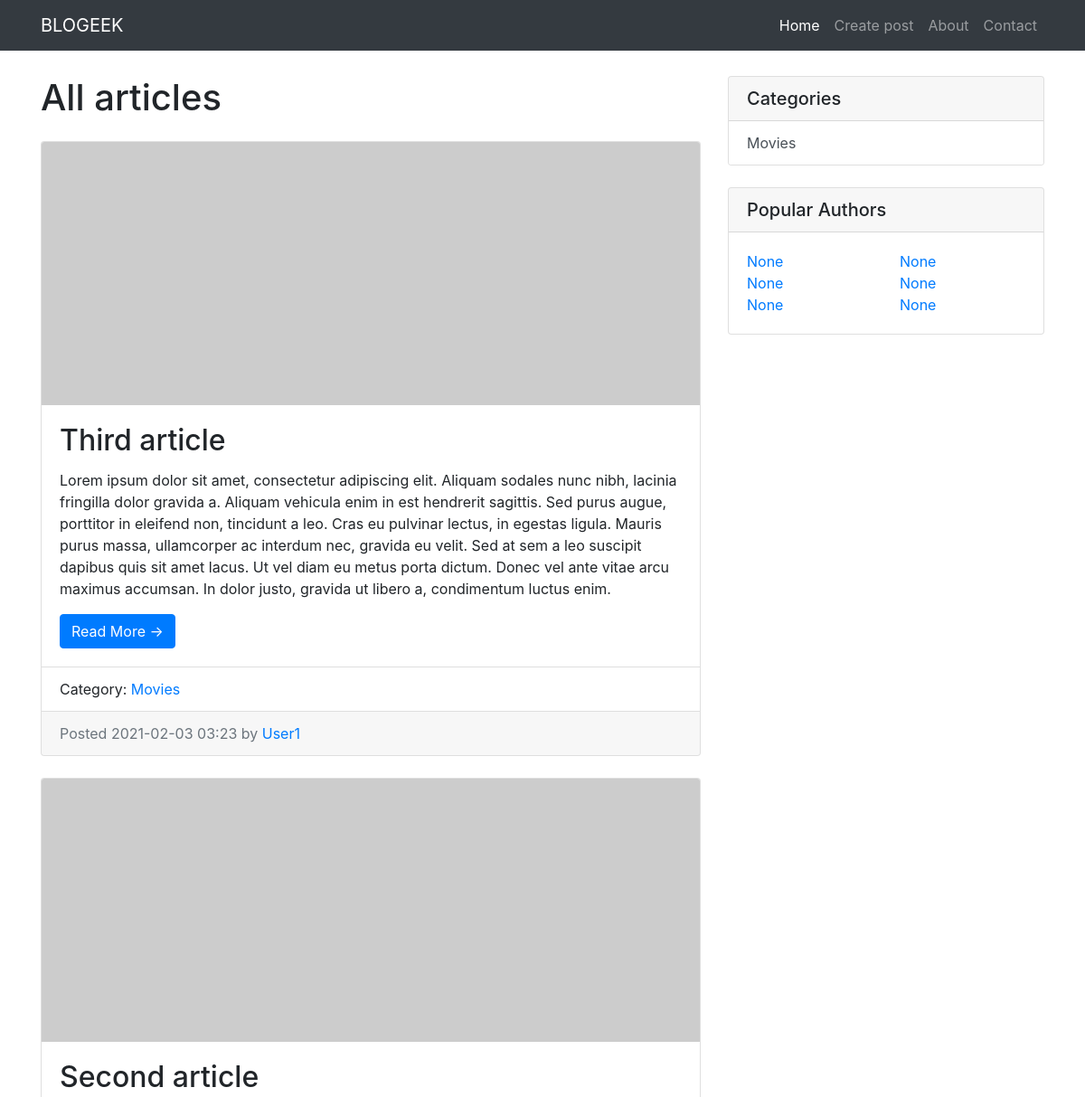
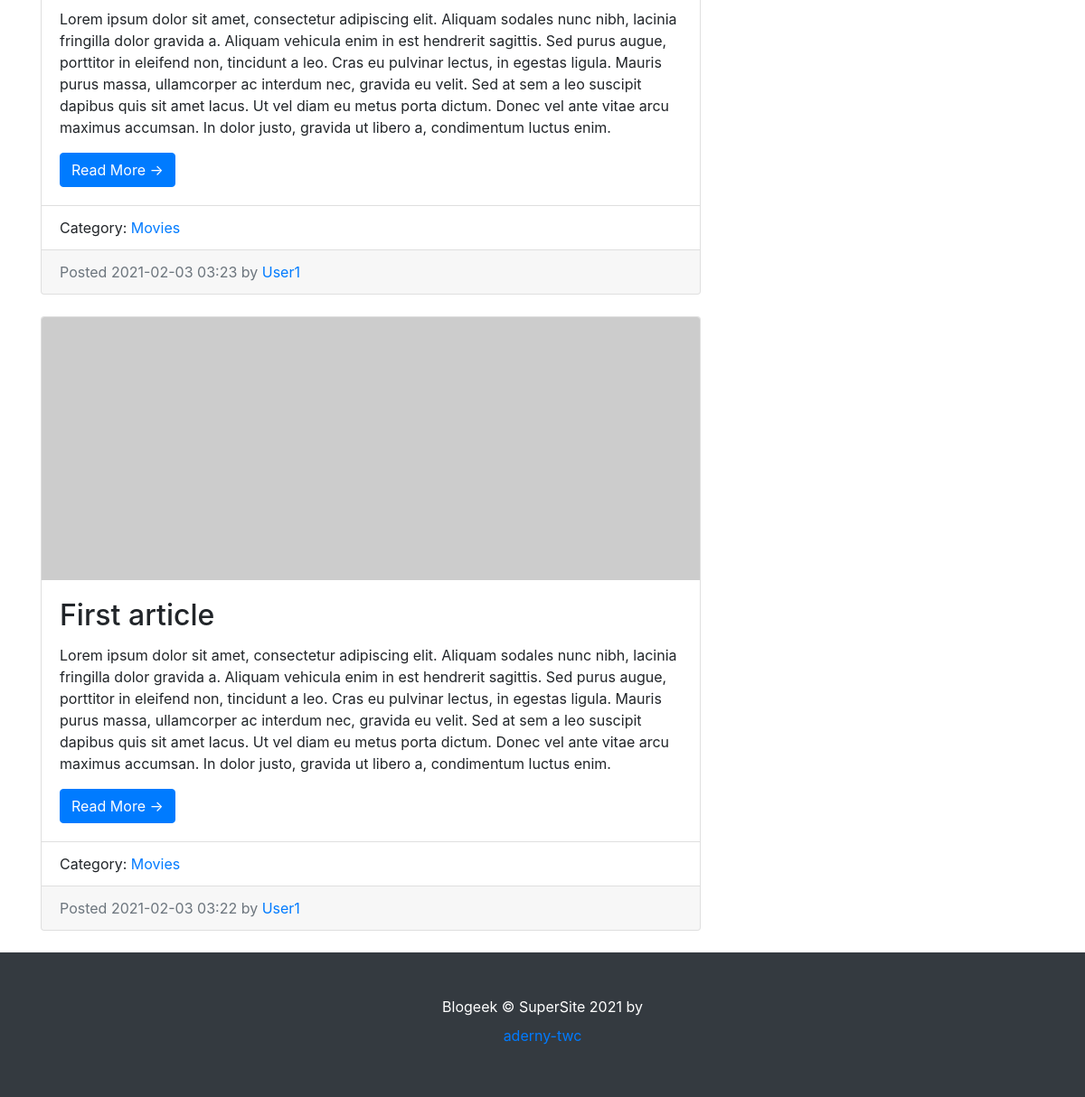
/, run on an earlier commit of the app's database (2 pictures, top to bottom).
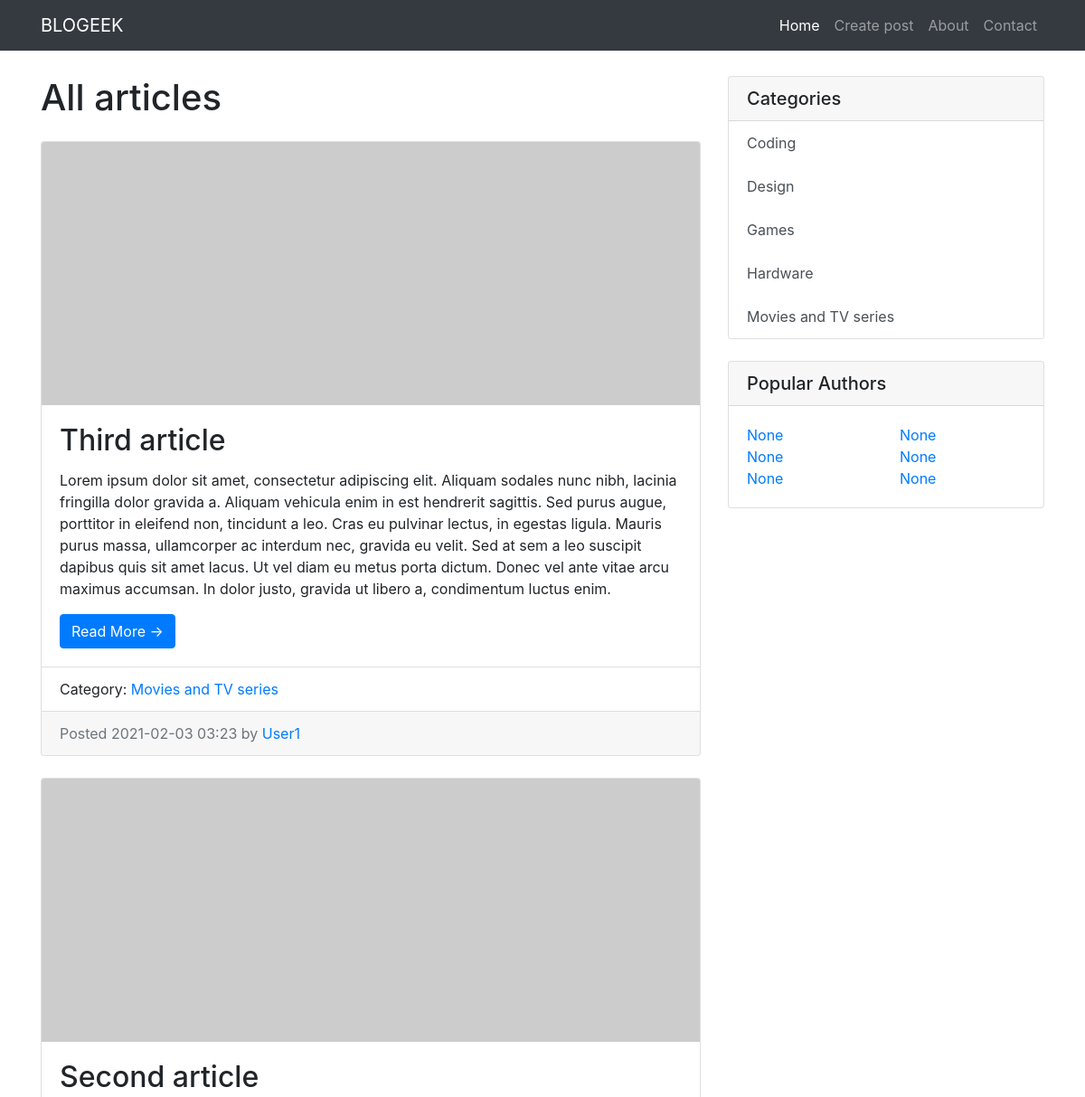
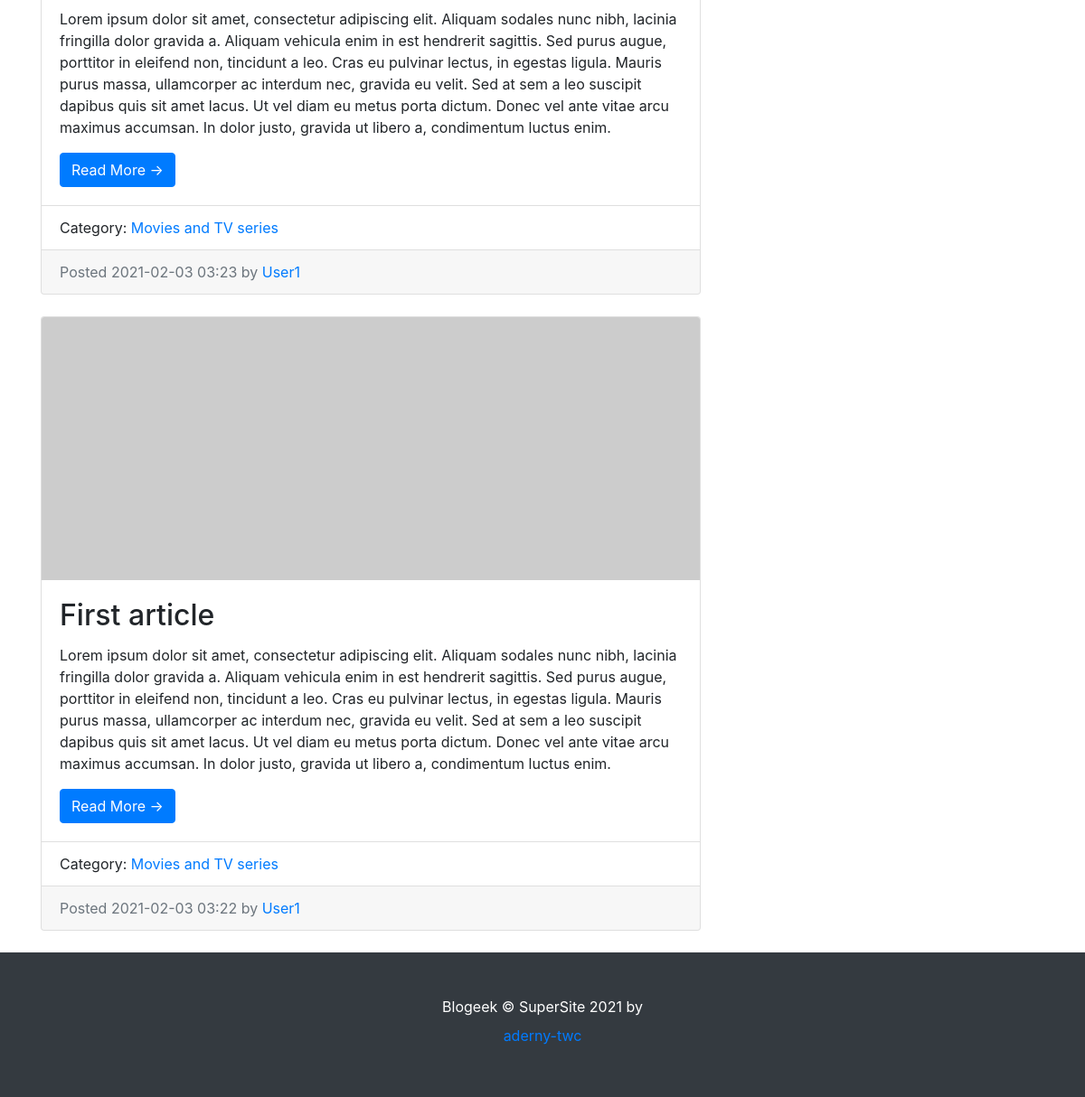
And on a later commit of the database (2 pictures, top to bottom).
### blogeek/models.py (models this page shows, shortened)
class BlogPosts(models.Model):
    title = models.CharField(max_length=150, verbose_name='Название')
    description = models.CharField(max_length=600, verbose_name='Описание')
    content = models.TextField(blank=True, verbose_name='Контент')
    created_at = models.DateTimeField(auto_now_add=True, verbose_name='Дата публикации')
    updated_at = models.DateTimeField(auto_now=True, verbose_name='Обновлено')
    photo = models.ImageField(upload_to='photos/%Y/%m/%d/', verbose_name='Фото', blank=True)
    is_published = models.BooleanField(default=True, verbose_name='Опубликовано')
    views = models.IntegerField(default=0)
    category = models.ForeignKey('Category', on_delete=models.PROTECT, verbose_name='Категория')
    user = models.ForeignKey(User, verbose_name="Автор", on_delete=models.CASCADE)
    class Meta:
        verbose_name = 'Статья'
        verbose_name_plural = 'Статьи'
        ordering = ['-created_at']
    def get_absolute_url(self):
        return reverse('view_blogposts', kwargs={"blogposts_id": self.pk})

class Category(models.Model):
    title = models.CharField(max_length=150, db_index=True, verbose_name='Категория')
    description = models.CharField(max_length=200)
    class Meta:
        verbose_name = 'Категория'
        verbose_name_plural = 'Категории'
        ordering = ['title']
    def get_absolute_url(self):
        return reverse('category', kwargs={"category_id": self.pk})
    def __str__(self):
        return self.title

### blogeek/views.py (the view)
# urls.py: path('', index, name='home'),
def index(request):
    posts = BlogPosts.objects.order_by('-created_at')
    title = 'Список статей'
    context = {
        'posts': posts,
        'title': title,
    }
    return render(request, 'blogeek/index.html', context)

### blogeek/templatetags/blogposts_tags.py (called while the page is built)
@register.simple_tag()
def get_categories():
    return Category.objects.all()

### blogeek/templates/blogeek/index.html (shortened to what this page needs)
{% extends 'base.html' %}
{% block content %}
<h1 class="my-4">All articles
</h1>
{% for item in posts %}
<div class="card mb-4">
    {% if item.photo %}
    <img class="card-img-top" src="{{ item.photo.url }}" width="250" alt="Card image cap">
    {% else %}
    <img class="card-img-top" src="https://picsum.photos/750/300?random=1" alt="Card image cap">
    {% endif %}
    <div class="card-body">
        <h2 class="card-title">{{ item.title }}</h2>
        <p class="card-text">{{ item.description }}</p>
        <a href="{{ item.get_absolute_url }}" class="btn btn-primary">Read More &rarr;</a>
    </div>
    <ul class="list-group list-group-flush">
        <li class="list-group-item">Category: <a href="{{ item.category.get_absolute_url }}">{{ item.category }}</a>
        </li>
    </ul>
    <div class="card-footer text-muted">
        Posted {{ item.created_at|date:"Y-m-d H:i" }} by
        <a href="#">{{ item.user }}</a>
    </div>
</div>
{% endfor %}
{% endblock %}

### templates/base.html (shortened to what this page needs)
<!DOCTYPE html>
<html lang="en">
<head>
    <link rel="stylesheet" href="https://cdn.jsdelivr.net/npm/bootstrap@4.6.0/dist/css/bootstrap.min.css"
>
    <link href="#" rel="stylesheet">
</head>
<body>
{% include 'inc/_nav.html' %}
<div class="container" style="padding-top:60px">
    <div class="row">
        <div class="col-md-8">
            {% block content %}CONTENT{% endblock %}
        </div>
        <div class="col-md-4">
            {% include 'inc/_sidebar.html' %}
        </div>
    </div>
</div>
<footer class="py-5 bg-dark">
    <div class="container">
        <p class="m-0 text-center text-white">Blogeek &copy; SuperSite 2021 by <a class="nav-link"
                                                                                  href="https://github.com/aderny-twc">aderny-twc</a>
        </p>
    </div>
</footer>
</body>
</html>

### templates/inc/_nav.html (shortened to what this page needs)
<nav class="navbar navbar-expand-lg navbar-dark bg-dark fixed-top">
    <div class="container">
        <a class="navbar-brand" href="{% url 'home' %}">BLOGEEK</a>
        <div class="collapse navbar-collapse" id="navbarResponsive">
            <ul class="navbar-nav ml-auto">
                <li class="nav-item active">
                    <a class="nav-link" href="{% url 'home' %}">Home</a>
                </li>
                <li class="nav-item">
                    <a class="nav-link" href="{% url 'add-posts' %}">Create post</a>
                </li>
                <li class="nav-item">
                    <a class="nav-link" href="#">About</a>
                </li>
                <li class="nav-item">
                    <a class="nav-link" href="#">Contact</a>
                </li>
            </ul>
        </div>
    </div>
</nav>

### templates/inc/_sidebar.html
{% load blogposts_tags %}
{% get_categories as categories %}
<div class="card my-4">
    <h5 class="card-header">Categories</h5>
    <div class="list-group">
        {% for item in categories %}
        <a href="{{ item.get_absolute_url }}" class="list-group-item list-group-item-action" style="border:none">{{ item.title }}</a>
        {% endfor %}
    </div>
</div>
<div class="card my-4">
    <h5 class="card-header">Popular Authors</h5>
    <div class="card-body">
        <div class="row">
            <div class="col-lg-6">
                <ul class="list-unstyled mb-0">
                    <li>
                        <a href="#">None</a>
                    </li>
                    <li>
                        <a href="#">None</a>
                    </li>
                    <li>
                        <a href="#">None</a>
                    </li>
                </ul>
            </div>
            <div class="col-lg-6">
                <ul class="list-unstyled mb-0">
                    <li>
                        <a href="#">None</a>
                    </li>
                    <li>
                        <a href="#">None</a>
                    </li>
                    <li>
                        <a href="#">None</a>
                    </li>
                </ul>
            </div>
        </div>
    </div>
</div>

What changed in the data, as far as the page shows it:
changed through a linked row, BlogPosts "Third article": category "Movies" → "Movies and TV series"
changed through a linked row, BlogPosts "Second article": category "Movies" → "Movies and TV series"
changed through a linked row, BlogPosts "First article": category "Movies" → "Movies and TV series"
added Category: title "Coding"
added Category: title "Design"
added Category: title "Games"
added Category: title "Hardware"
changed Category: title "Movies" → "Movies and TV series"
